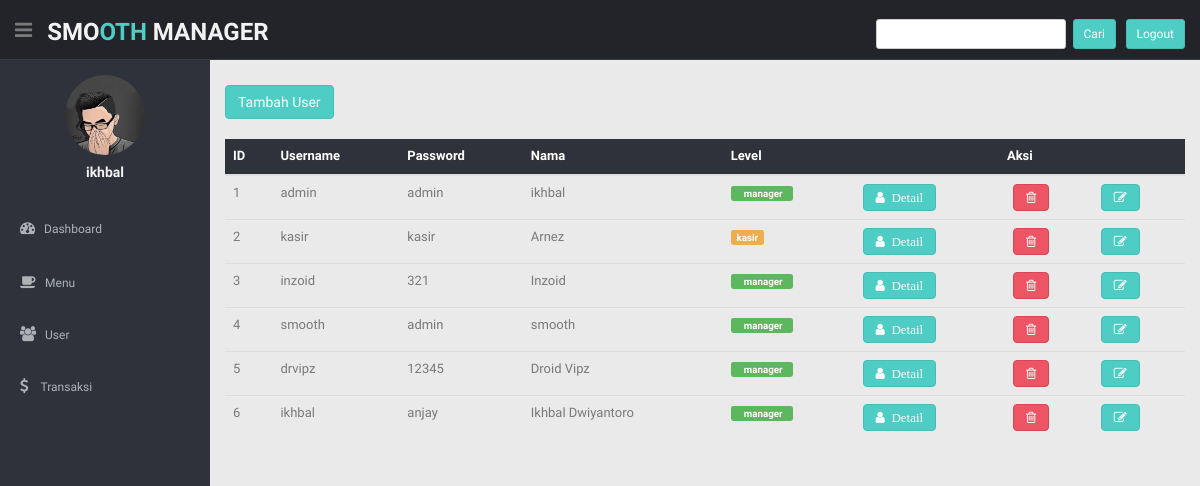
/tampiluser.php (signed in), run on the app's committed database.
### tables this page shows
CREATE TABLE `user` (
  `id_user` int(200) NOT NULL,
  `username` varchar(200) NOT NULL,
  `password` varchar(200) NOT NULL,
  `nama` varchar(200) NOT NULL,
  `id_level` enum('manager','kasir') NOT NULL,
  `gambar` blob NOT NULL
);

### tampiluser.php (the view, shortened to what this page needs)
<?php
include ('home/header.php')
?>
    <section id="main-content">
      <section class="wrapper site-min-height">
        <div class="row mt">
          <div class="col-lg-12">
              <a role="button" href="#" class="btn btn-theme" data-toggle="modal" data-target=".bd-example-modal-lg"">Tambah User</a>
 <div class="table-responsive">
                      <table class="table table-striped jambo_table bulk_action">
                        <thead>
                          <tr class="headings">
<?php
 include("koneksi.php");
 $tampil=mysqli_query($koneksi, "SELECT *FROM user")or die(mysqli_error());
?>
<div class="table-responsive">
                      <table class="table table-striped jambo_table bulk_action">
                        <thead>
                          <tr bgcolor="#2f323a" class="headings">
                            <th class="column-title"><font color = "white">ID </th>
                            <th class="column-title"><font color = "white">Username </th>
                            <th class="column-title"><font color = "white">Password </th>
                            <th class="column-title"><font color = "white">Nama </th>
                            <th class="column-title"><font color = "white">Level </th>
                            <th colspan="3"><div style="text-align: center;"><font color = "white">  Aksi</th>
                            </tr>
 <?php
 $no=1;
   while($data=mysqli_fetch_array($tampil)){
 ?>
          <tr>
            <td class=" "><?php echo"$no"; ?> </td>
            <td class=" "><?php echo"$data[username]"; ?> </td>
            <td class=" "><?php echo"$data[password]"; ?> </td>
            <td class=" "><?php echo"$data[nama]"; ?> </td>
           <td> <?php if ($data['id_level']=="manager"): ?>
                <span class="label label-success">&nbsp&nbsp&nbsp<?php echo"$data[id_level]"; ?>&nbsp&nbsp</span>
                <?php else: ?>
                <span class="label label-warning label-mini">
                  kasir
                </span>
              </td>
              <?php endif ?>
               <td><a class="btn btn-theme fa fa-user" href="detailakun.php?id_user=<?php echo $data['id_user']; ?>" data-toggle="modal" data-target="#myModal">&nbsp Detail
                      </td>
            </div></td>
                      <td >
                      <a class="btn btn-theme04 fa fa-trash-o" onclick="return confirm('Apa Anda Yakin?')" href="hapususer.php?id_user=<?php echo $data['id_user']; ?>">
                      </td>
                      <td >
                  <a class="btn btn-theme fa fa-edit" href="ubahakun.php?id_user=<?php echo $data['id_user']; ?>">
                      </td>
          </tr>
      <?php
    $no++  ;
    }
    ?>
  </section>
</body>
</html>

### home/header.php (shortened to what this page needs)
<!DOCTYPE html>
<html lang="en">
<head>
  <link href="lib/bootstrap/css/bootstrap.min.css" rel="stylesheet">
  <link href="lib/font-awesome/css/font-awesome.css" rel="stylesheet" />
  <link rel="stylesheet" type="text/css" href="css/zabuto_calendar.css">
  <link rel="stylesheet" type="text/css" href="lib/gritter/css/jquery.gritter.css" />
  <link href="css/style.css" rel="stylesheet">
  <link href="css/style-responsive.css" rel="stylesheet">
</head>
<body>
  <section id="container">
    <header class="header black-bg">
      <div class="sidebar-toggle-box">
        <div class="fa fa-bars tooltips" data-placement="right" data-original-title="Toggle Navigation"></div>
      </div>
      <a href="manager.php" class="logo"><b>SMO<span>OTH</span></b> <b>Manager</b></a>
      <div class="top-menu">
      <ul class="nav pull-right top-menu">
        <li>&nbsp&nbsp</li>
          <form action="logout.php" method="POST">
          <li><br><input type="submit" value="Logout" class="btn btn-theme btn-sm"></li>
        </form>
        </ul>
         <div class="top-menu">
        <ul class="nav pull-right top-menu">
          <li><br>
          <form action="cari.php" method="POST">
          <input type="text" name="carib" class="btn btn-default btn-sm">&nbsp
          <input type="submit" value="Cari" class="btn btn-theme btn-sm">&nbsp&nbsp&nbsp
          </form>
        </li>
      </ul>
      </div>
    </header>
<aside>
      <div id="sidebar" class="nav-collapse ">
        <ul class="sidebar-menu" id="nav-accordion">
          <p class="centered"><a href="profile.html"><img src="img/bal.jpeg" class="img-circle" width="80"></a></p>
          <h5 class="centered"> <?php
                      $username=$_SESSION['username'];
                      $koneksi= mysqli_connect('localhost', 'root', '', 'resto');
                      $q=mysqli_query($koneksi, "SELECT * from user where username='$username'");
                      while($data=mysqli_fetch_array($q)){
                        echo "
                         ".$data['nama']."";
                      }
                      ?></h5>
          <li class="mt">
            <a href="manager.php">
              <i class="fa fa-dashboard"></i>
              <span>Dashboard</span>
              </a>
          </li>
          <li class="sub-menu">
            <a href="javascript:;">
              <i class="fa fa-coffee"></i>
              <span>Menu</span>
              </a>
          </li>
          <li class="sub-menu">
            <a href="javascript:;">
              <i class="fa fa-users"></i>
              <span>User</span>
              </a>
          </li>
           <li class="sub-menu">
            <a href="javascript:;">
              <i class="fa fa-dollar"></i>&nbsp
              <span>Transaksi</span>
              </a>
          </li>
      </div>
    </aside>

### css/style.css (style rules this page uses)
body { color: #797979; background: #eaeaea; font-family: 'Ruda', sans-serif; padding: 0px !important; margin: 0px !important; font-size:13px; }
ul li { list-style: none; }
a, a:hover, a:focus { text-decoration: none; outline: none; }
#container { width: 100%; height: 100%; }
.btn-theme { color: #fff; background-color: #4ECDC4; border-color: #48bcb4; }
.btn-theme04 { color: #fff; background-color: #ed5565; border-color: #da4453; }
.centered { text-align: center; }
.mt { margin-top: 25px; }
#sidebar { width: 210px; height: 100%; position: fixed; background: #2f323a; }
#sidebar h5 { color: #f2f2f2; font-weight: 700; }
#sidebar ul li { position: relative; }
ul.sidebar-menu , ul.sidebar-menu li ul.sub { margin: -2px 0 0; padding: 0; }
ul.sidebar-menu { margin-top: 75px; }
ul.sidebar-menu li { margin-bottom: 5px; margin-left:10px; margin-right:10px; }
ul.sidebar-menu li.sub-menu { line-height: 15px; }
ul.sidebar-menu li a span { display: inline-block; }
ul.sidebar-menu li a { color: #aeb2b7; text-decoration: none; display: block; padding: 15px 0 15px 10px; font-size: 12px; outline: none; -webkit-transition: all 0.3s ease; -moz-transition: all 0.3s ease; -o-transition: all 0.3s ease; -ms-transition: all 0.3s ease; transition: all 0.3s ease; }
ul.sidebar-menu li a i { font-size: 15px; padding-right: 6px; }
#main-content { margin-left: 210px; }
.header, .footer { min-height: 60px; padding: 0 15px; }
.header { position: fixed; left: 0; right: 0; z-index: 1002; }
.black-bg { background: #22242a; border-bottom: 1px solid #393d46; }
.wrapper { display: inline-block; margin-top: 60px; padding-left: 15px; padding-right: 15px; padding-bottom: 15px; padding-top: 0px; width: 100%; }
a.logo { font-size: 24px; color: #f2f2f2; float: left; margin-top: 15px; text-transform: uppercase; }
a.logo b { font-weight: 900; }
a.logo span { color: #4ECDC4; }
#top_menu .nav > li, ul.top-menu > li { float: left; }
.sidebar-toggle-box { float: left; padding-right: 15px; margin-top: 20px; }
.sidebar-toggle-box .fa-bars { cursor: pointer; display: inline-block; font-size: 20px; }
.site-min-height { min-height: 900px; }

### data on the page
user: nama "ikhbal", username "admin", password "admin", id_level "manager"
user: username "kasir", password "kasir", nama "Arnez", id_level "kasir"
user: username "inzoid", password "321", nama "Inzoid", id_level "manager"
user: username "smooth", password "admin", nama "smooth", id_level "manager"
user: username "drvipz", password "12345", nama "Droid Vipz", id_level "manager"
user: username "ikhbal", password "anjay", nama "Ikhbal Dwiyantoro", id_level "manager"
